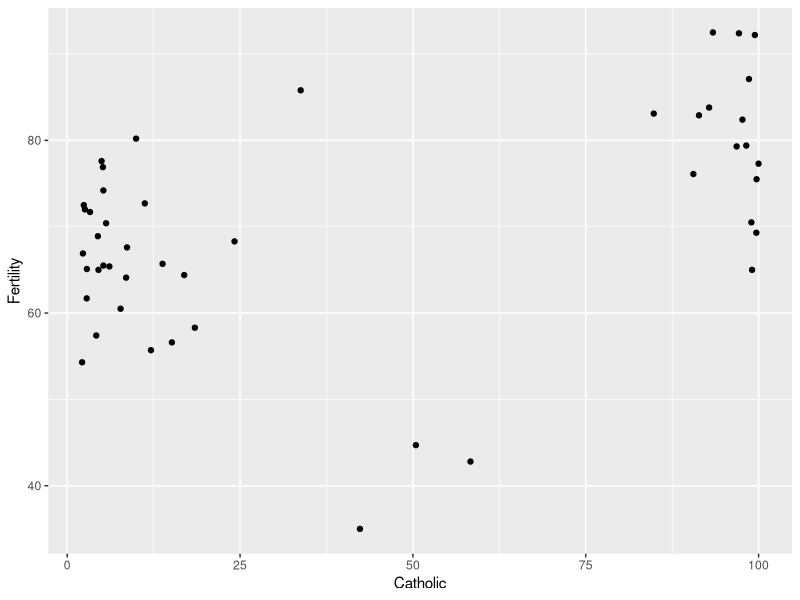
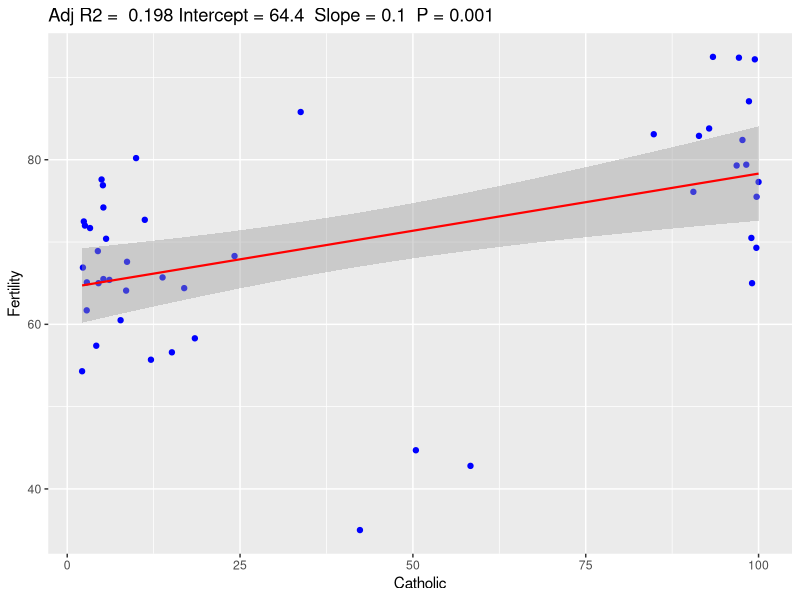

Reproduce these figures in R, in order.
## ---- chunk 1
knitr::opts_chunk$set(echo = TRUE)
## ---- chunk 2
numeric <- 10
numeric

numeric_vector <- c(1, 2.4, -3.6)
numeric_vector

class(numeric_vector)
## ---- chunk 3
integer <- 10L
integer

integer_vector <- c(1L, -2L, 3L)
integer_vector

class(integer_vector)
## ---- chunk 4
character_vector <- c('Albania', 'Botswana', 'Cambodia')
character_vector
## ---- chunk 5
logical_vector <- c(TRUE, FALSE, TRUE)
logical_vector

class(logical_vector)
## ---- chunk 6
matrix_combined <- cbind(numeric_vector, integer_vector)
matrix_combined  # technically, the integers are now numerics, but this is not obvious here
class(matrix)  # the class of the object is a matrix
## ---- chunk 7
test_list <- list(countries = character_vector, not_there = c(NA, NA),
                  more_numbers = 1:10)
test_list
## ---- chunk 8
combined_df <- data.frame(numeric_vector, character_vector, stringsAsFactors = FALSE)
combined_df
## ---- chunk 9
swiss <- as.data.frame(swiss)
library(Hmisc)
library(ggplot2)
## ---- chunk 10
summary(swiss)
## ---- chunk 11
describe(swiss$Fertility)
describe(swiss$Catholic)
var(swiss$Fertility)
var(swiss$Catholic)
sd(swiss$Fertility)
sd(swiss$Catholic)
## ---- chunk 12
ggplot(swiss, aes(Catholic, Fertility)) + geom_point()
## ---- chunk 13
ggplotRegSwiss <- function(fit){
  ggplot(swiss, aes(Catholic, Fertility)) +
    geom_point(colour = 'blue') +
    stat_smooth(method = 'lm', col = 'red', size=0.75) +
    labs(title = paste('Adj R2 = ',signif(summary(fit)$adj.r.squared, 3),
                       'Intercept =',signif(fit$coef[[1]],3 ),
                       ' Slope =',signif(fit$coef[[2]], 1),
                       ' P =',signif(summary(fit)$coef[2,4], 2)))
}
FitOfDataSwiss <- lm(Fertility ~ Catholic, data = swiss)
ggplotRegSwiss(FitOfDataSwiss)
## ---- chunk 14
swiss$CatholicCat <- cut(swiss$Catholic, seq(0, 100, 25))
## ---- chunk 15
swiss$CatholicCat <- as.character(swiss$CatholicCat)
## ---- chunk 16
swiss$CatholicCat[swiss$CatholicCat=='(0,25]'] <- 'Protestant'
swiss$CatholicCat[swiss$CatholicCat=='(25,50]'] <- 'Protestant to Catholic'
swiss$CatholicCat[swiss$CatholicCat=='(50,75]'] <- 'Catholic to Protestant'
swiss$CatholicCat[swiss$CatholicCat=='(75,100]'] <- 'Catholic'
## ---- chunk 17
which(grepl('Protestant to Catholic', swiss$CatholicCat)) # 4 and 45
which(grepl('Catholic to Protestant', swiss$CatholicCat)) # 46 and 47
## ---- chunk 18
swiss[c(4,45:47),]
